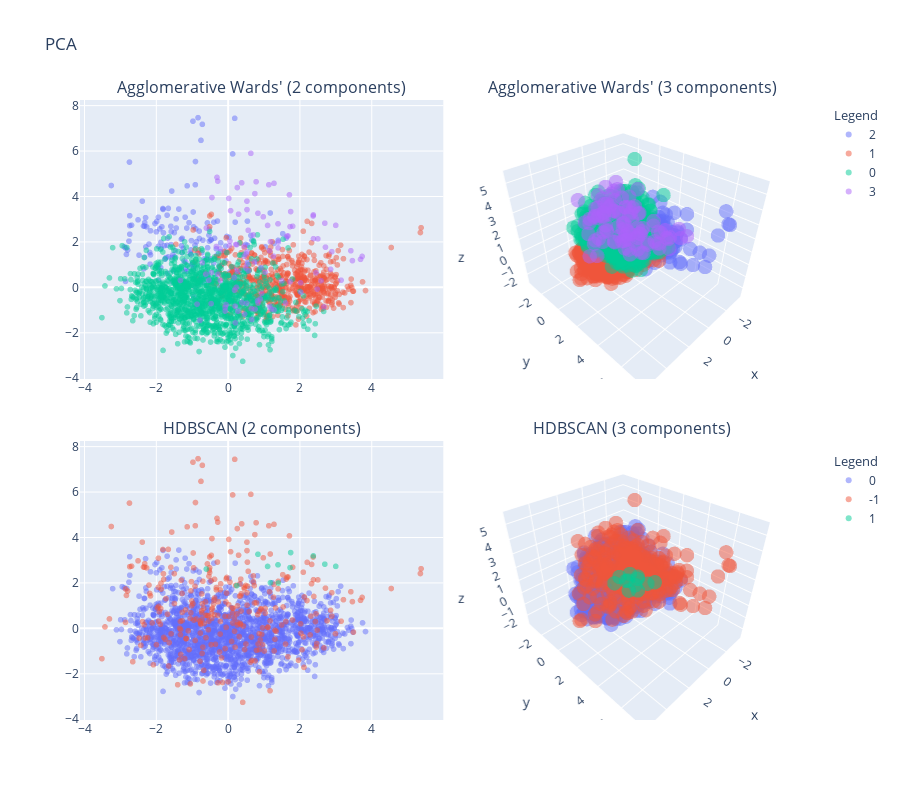

Here is the notebook cell this chart was saved with:
### Code cell
fig = make_subplots(
    rows=2, 
    cols=2, 
    vertical_spacing=0.1,
    horizontal_spacing=.01,
    specs=[[{"type":"scatter"}, {"type":"scatter3d"}],
           [{"type":"scatter"}, {"type":"scatter3d"}]],
    subplot_titles=["Agglomerative Wards' (2 components)", "Agglomerative Wards' (3 components)", 
                    "HDBSCAN (2 components)", "HDBSCAN (3 components)"]
)

hiear_pca_2d = px.scatter(x=pca_data_2[:,0], y=pca_data_2[:,1], color=hiearch_labs)
hiear_pca_3d = px.scatter_3d(x=pca_data_3[:,0], y=pca_data_3[:,1], z=pca_data_3[:,2], color=hiearch_labs)
dense_pca_2d = px.scatter(x=pca_data_2[:,0], y=pca_data_2[:,1], color=density_labs)
dense_pca_3d = px.scatter_3d(x=pca_data_3[:,0], y=pca_data_3[:,1], z=pca_data_3[:,2], color=density_labs)

hiear_pca_2d.update_traces(marker=dict(opacity=0.5), legendgroup=1, legendgrouptitle=dict(text="Legend"))
hiear_pca_3d.update_traces(marker=dict(size=5, opacity=0.5), showlegend=False)
dense_pca_2d.update_traces(marker=dict(opacity=0.5), legendgroup=2, legendgrouptitle=dict(text="Legend"))
dense_pca_3d.update_traces(marker=dict(size=5, opacity=0.5), showlegend=False)

fig.add_traces(
    hiear_pca_2d.data,
    rows=1,
    cols=1
)
fig.add_traces(
    hiear_pca_3d.data,
    rows=1,
    cols=2
)
fig.add_traces(
    dense_pca_2d.data,
    rows=2,
    cols=1
)
fig.add_traces(
    dense_pca_3d.data,
    rows=2,
    cols=2
)

fig.update_layout(title_text="PCA", height=800, legend_tracegroupgap = 250)
fig.show()

### Figure 1 — Plotly figure (JSON) as saved in the notebook; plotly's stock layout.template omitted (floating-point values rounded to 4 significant figures; data arrays with more than 128 entries replaced by an {"elided": "..."} marker saying what was removed)
{"data": [{"hovertemplate": "color=2<br>x=%{x}<br>y=%{y}<extra></extra>", "legendgroup": "1", "legendgrouptitle": {"text": "Legend"}, "marker": {"color": "#636efa", "opacity": 0.5, "symbol": "circle"}, "mode": "markers", "name": "2", "showlegend": true, "type": "scattergl", "x": {"elided": "166 float values"}, "xaxis": "x", "y": {"elided": "166 float values"}, "yaxis": "y"}, {"hovertemplate": "color=1<br>x=%{x}<br>y=%{y}<extra></extra>", "legendgroup": "1", "legendgrouptitle": {"text": "Legend"}, "marker": {"color": "#EF553B", "opacity": 0.5, "symbol": "circle"}, "mode": "markers", "name": "1", "showlegend": true, "type": "scattergl", "x": {"elided": "583 float values"}, "xaxis": "x", "y": {"elided": "583 float values"}, "yaxis": "y"}, {"hovertemplate": "color=0<br>x=%{x}<br>y=%{y}<extra></extra>", "legendgroup": "1", "legendgrouptitle": {"text": "Legend"}, "marker": {"color": "#00cc96", "opacity": 0.5, "symbol": "circle"}, "mode": "markers", "name": "0", "showlegend": true, "type": "scattergl", "x": {"elided": "1315 float values"}, "xaxis": "x", "y": {"elided": "1315 float values"}, "yaxis": "y"}, {"hovertemplate": "color=3<br>x=%{x}<br>y=%{y}<extra></extra>", "legendgroup": "1", "legendgrouptitle": {"text": "Legend"}, "marker": {"color": "#ab63fa", "opacity": 0.5, "symbol": "circle"}, "mode": "markers", "name": "3", "showlegend": true, "type": "scattergl", "x": [0.8992, 0.05464, -0.7813, 1.037, 1.286, 1.167, 0.8369, -0.2861, -0.4608, -0.07939, 0.2579, 0.2132, 0.5296, 0.6368, 1.397, 3.468, 1.645, 1.184, 0.5293, 0.0234, 2.383, 1.282, 0.749, 0.8342, 1.394, -0.6045, -0.4475, 0.9833, 1.104, 2.717, 0.03746, -0.7163, 0.7381, -0.3254, 0.5064, -0.2132, 0.4953, 0.5315, 0.6606, 0.9368, 2.859, 0.2943, 0.7841, -0.2862, 0.2453, 3.003, 1.747, 0.2591, 1.729, 1.672, 2.378, 1.267, 1.803, -0.3072, 0.3825, 0.5622, 1.137, 0.07157, 0.5274, 2.504, 2.032, 0.1741, 0.2772, 1.404, 2.894, 1.496, -0.6159, 1.158, -0.5353, 0.4491, 1.732, -0.8621, 0.1816, 2.024, 0.7067, 1.604, 3.694, 3.424, 0.7554, 2.674, -0.2181, 0.2057, 0.9193, 2.593, -0.05469, 0.3897, 2.487, 0.6532, 0.2329, 0.5676, 2.454, -0.0807, 0.8242, 3.153, 0.516, -1.327, 0.4464, 3.74, 1.2, 1.713, 0.461, 0.1972, 2.698, -0.4706, 2.373], "xaxis": "x", "y": [-0.5083, 2.037, -1.45, 0.6685, -0.9926, -0.8297, -0.6901, 0.5701, 0.6513, -1.042, 0.7194, 1.889, 1.564, 5.9, 1.738, 1.177, 2.255, 2.012, 3.422, 3.916, 2.142, 4.58, 4.127, 3.263, 2.798, 2.611, 3.954, 3.106, 2.726, 1.77, 1.835, 1.085, 1.119, 1.796, 1.473, 0.3072, 0.8492, 1.021, -1.413, -0.2649, 0.7947, 3.221, 4.648, 4.676, 1.883, 2.73, 3.335, 4.391, 2.672, 2.263, 3.19, 1.375, 2.69, 4.842, 4.601, 2.513, 4.517, 3.375, 3.795, 2.134, -0.2188, 0.4314, -1.05, 1.997, 1.571, 0.2863, 0.5788, 1.612, 0.3156, 1.37, 0.2503, -0.7385, -0.1258, 0.2021, 2.308, -0.6891, 1.233, 1.611, -0.9588, -0.8597, 1.697, -1.565, 0.8649, 0.2908, -0.7588, -0.6674, -0.08031, -0.9361, 0.00211, 0.7334, 0.641, -0.8909, -0.5819, 0.3148, -0.7028, 0.3049, 1.814, 1.363, -0.951, 4.073, -1.18, -0.8276, 2.825, -0.7161, 3.141], "yaxis": "y"}, {"hovertemplate": "color=2<br>x=%{x}<br>y=%{y}<br>z=%{z}<extra></extra>", "legendgroup": "2", "marker": {"color": "#636efa", "opacity": 0.5, "size": 5, "symbol": "circle"}, "mode": "markers", "name": "2", "scene": "scene", "showlegend": false, "type": "scatter3d", "x": {"elided": "166 float values"}, "y": {"elided": "166 float values"}, "z": {"elided": "166 float values"}}, {"hovertemplate": "color=1<br>x=%{x}<br>y=%{y}<br>z=%{z}<extra></extra>", "legendgroup": "1", "marker": {"color": "#EF553B", "opacity": 0.5, "size": 5, "symbol": "circle"}, "mode": "markers", "name": "1", "scene": "scene", "showlegend": false, "type": "scatter3d", "x": {"elided": "583 float values"}, "y": {"elided": "583 float values"}, "z": {"elided": "583 float values"}}, {"hovertemplate": "color=0<br>x=%{x}<br>y=%{y}<br>z=%{z}<extra></extra>", "legendgroup": "0", "marker": {"color": "#00cc96", "opacity": 0.5, "size": 5, "symbol": "circle"}, "mode": "markers", "name": "0", "scene": "scene", "showlegend": false, "type": "scatter3d", "x": {"elided": "1315 float values"}, "y": {"elided": "1315 float values"}, "z": {"elided": "1315 float values"}}, {"hovertemplate": "color=3<br>x=%{x}<br>y=%{y}<br>z=%{z}<extra></extra>", "legendgroup": "3", "marker": {"color": "#ab63fa", "opacity": 0.5, "size": 5, "symbol": "circle"}, "mode": "markers", "name": "3", "scene": "scene", "showlegend": false, "type": "scatter3d", "x": [0.8992, 0.05464, -0.7813, 1.037, 1.286, 1.167, 0.8369, -0.2861, -0.4608, -0.07939, 0.2579, 0.2132, 0.5296, 0.6368, 1.397, 3.468, 1.645, 1.184, 0.5293, 0.0234, 2.383, 1.282, 0.749, 0.8342, 1.394, -0.6045, -0.4475, 0.9833, 1.104, 2.717, 0.03746, -0.7163, 0.7381, -0.3254, 0.5064, -0.2132, 0.4953, 0.5315, 0.6606, 0.9368, 2.859, 0.2943, 0.7841, -0.2862, 0.2453, 3.003, 1.747, 0.2591, 1.729, 1.672, 2.378, 1.267, 1.803, -0.3072, 0.3825, 0.5622, 1.137, 0.07157, 0.5274, 2.504, 2.032, 0.1741, 0.2772, 1.404, 2.894, 1.496, -0.6159, 1.158, -0.5353, 0.4491, 1.732, -0.8621, 0.1816, 2.024, 0.7067, 1.604, 3.694, 3.424, 0.7554, 2.674, -0.2181, 0.2057, 0.9193, 2.593, -0.05469, 0.3897, 2.487, 0.6532, 0.2329, 0.5676, 2.454, -0.0807, 0.8242, 3.153, 0.516, -1.327, 0.4464, 3.74, 1.2, 1.713, 0.461, 0.1972, 2.698, -0.4706, 2.373], "y": [-0.5083, 2.037, -1.45, 0.6685, -0.9926, -0.8297, -0.6901, 0.5701, 0.6513, -1.042, 0.7194, 1.889, 1.564, 5.9, 1.738, 1.177, 2.255, 2.012, 3.422, 3.916, 2.142, 4.58, 4.127, 3.263, 2.798, 2.611, 3.954, 3.106, 2.726, 1.77, 1.835, 1.085, 1.119, 1.796, 1.473, 0.3072, 0.8492, 1.021, -1.413, -0.2649, 0.7947, 3.221, 4.648, 4.676, 1.883, 2.73, 3.335, 4.391, 2.672, 2.263, 3.19, 1.375, 2.69, 4.842, 4.601, 2.513, 4.517, 3.375, 3.795, 2.134, -0.2188, 0.4314, -1.05, 1.997, 1.571, 0.2863, 0.5788, 1.612, 0.3156, 1.37, 0.2503, -0.7385, -0.1258, 0.2021, 2.308, -0.6891, 1.233, 1.611, -0.9588, -0.8597, 1.697, -1.565, 0.8649, 0.2908, -0.7588, -0.6674, -0.08031, -0.9361, 0.00211, 0.7334, 0.641, -0.8909, -0.5819, 0.3148, -0.7028, 0.3049, 1.814, 1.363, -0.951, 4.073, -1.18, -0.8276, 2.825, -0.7161, 3.141], "z": [2.968, -0.07717, 2.971, 3.749, 2.598, 2.104, 2.243, 3.461, 1.654, 2.275, 0.7644, 2.969, 3.039, 3.434, 2.721, 3.426, 2.214, 0.7706, 3.252, 2.606, 4.148, 2.277, 2.102, 1.772, 1.71, 0.8239, 1.879, 0.9948, 1.119, 2.796, 1.381, 2.276, 2.178, 1.603, 1.391, 2.587, 0.5026, 1.882, 3.177, 4.285, 1.718, 2.732, 2.802, 2.902, 1.155, 2.637, 2.76, 2.327, 2.627, 4.174, 2.747, 3.244, 3.873, 2.328, 1.774, 2.123, 3.246, 1.38, 2.68, 2.126, 2.582, 1.103, 2.321, 1.633, 2.019, 1.608, 2.499, 0.6379, 2.506, -0.3764, 1.503, 2.677, 4.409, 3.442, 2.362, 2.292, 1.195, 1.282, 1.79, 3.798, 1.135, 2.696, 2.87, 1.066, 1.968, 1.893, 2.723, 2.025, 1.138, 0.4576, 1.569, 3.21, 1.241, 2.941, 2.783, 3.529, 3.55, 2.898, 1.867, 2.498, 1.548, 2.334, 2.967, 3.463, 3.287]}, {"hovertemplate": "color=0<br>x=%{x}<br>y=%{y}<extra></extra>", "legendgroup": "2", "legendgrouptitle": {"text": "Legend"}, "marker": {"color": "#636efa", "opacity": 0.5, "symbol": "circle"}, "mode": "markers", "name": "0", "showlegend": true, "type": "scattergl", "x": {"elided": "1852 float values"}, "xaxis": "x2", "y": {"elided": "1852 float values"}, "yaxis": "y2"}, {"hovertemplate": "color=-1<br>x=%{x}<br>y=%{y}<extra></extra>", "legendgroup": "2", "legendgrouptitle": {"text": "Legend"}, "marker": {"color": "#EF553B", "opacity": 0.5, "symbol": "circle"}, "mode": "markers", "name": "-1", "showlegend": true, "type": "scattergl", "x": {"elided": "305 float values"}, "xaxis": "x2", "y": {"elided": "305 float values"}, "yaxis": "y2"}, {"hovertemplate": "color=1<br>x=%{x}<br>y=%{y}<extra></extra>", "legendgroup": "2", "legendgrouptitle": {"text": "Legend"}, "marker": {"color": "#00cc96", "opacity": 0.5, "symbol": "circle"}, "mode": "markers", "name": "1", "showlegend": true, "type": "scattergl", "x": [1.184, 0.8342, 1.394, -0.6045, 1.104, 0.2453, 3.003, 1.747, 1.729, 2.378, 1.404, 2.698], "xaxis": "x2", "y": [2.012, 3.263, 2.798, 2.611, 2.726, 1.883, 2.73, 3.335, 2.672, 3.19, 1.997, 2.825], "yaxis": "y2"}, {"hovertemplate": "color=0<br>x=%{x}<br>y=%{y}<br>z=%{z}<extra></extra>", "legendgroup": "0", "marker": {"color": "#636efa", "opacity": 0.5, "size": 5, "symbol": "circle"}, "mode": "markers", "name": "0", "scene": "scene2", "showlegend": false, "type": "scatter3d", "x": {"elided": "1852 float values"}, "y": {"elided": "1852 float values"}, "z": {"elided": "1852 float values"}}, {"hovertemplate": "color=-1<br>x=%{x}<br>y=%{y}<br>z=%{z}<extra></extra>", "legendgroup": "-1", "marker": {"color": "#EF553B", "opacity": 0.5, "size": 5, "symbol": "circle"}, "mode": "markers", "name": "-1", "scene": "scene2", "showlegend": false, "type": "scatter3d", "x": {"elided": "305 float values"}, "y": {"elided": "305 float values"}, "z": {"elided": "305 float values"}}, {"hovertemplate": "color=1<br>x=%{x}<br>y=%{y}<br>z=%{z}<extra></extra>", "legendgroup": "1", "marker": {"color": "#00cc96", "opacity": 0.5, "size": 5, "symbol": "circle"}, "mode": "markers", "name": "1", "scene": "scene2", "showlegend": false, "type": "scatter3d", "x": [1.184, 0.8342, 1.394, -0.6045, 1.104, 0.2453, 3.003, 1.747, 1.729, 2.378, 1.404, 2.698], "y": [2.012, 3.263, 2.798, 2.611, 2.726, 1.883, 2.73, 3.335, 2.672, 3.19, 1.997, 2.825], "z": [0.7706, 1.772, 1.71, 0.8239, 1.119, 1.155, 2.637, 2.76, 2.627, 2.747, 1.633, 2.967]}], "layout": {"annotations": [{"font": {"size": 16}, "showarrow": false, "text": "Agglomerative Wards' (2 components)", "x": 0.2475, "xanchor": "center", "xref": "paper", "y": 1, "yanchor": "bottom", "yref": "paper"}, {"font": {"size": 16}, "showarrow": false, "text": "Agglomerative Wards' (3 components)", "x": 0.7525, "xanchor": "center", "xref": "paper", "y": 1, "yanchor": "bottom", "yref": "paper"}, {"font": {"size": 16}, "showarrow": false, "text": "HDBSCAN (2 components)", "x": 0.2475, "xanchor": "center", "xref": "paper", "y": 0.45, "yanchor": "bottom", "yref": "paper"}, {"font": {"size": 16}, "showarrow": false, "text": "HDBSCAN (3 components)", "x": 0.7525, "xanchor": "center", "xref": "paper", "y": 0.45, "yanchor": "bottom", "yref": "paper"}], "height": 800, "legend": {"tracegroupgap": 250}, "scene": {"domain": {"x": [0.505, 1], "y": [0.55, 1]}}, "scene2": {"domain": {"x": [0.505, 1], "y": [0, 0.45]}}, "title": {"text": "PCA"}, "xaxis": {"anchor": "y", "domain": [0, 0.495]}, "xaxis2": {"anchor": "y2", "domain": [0, 0.495]}, "yaxis": {"anchor": "x", "domain": [0.55, 1]}, "yaxis2": {"anchor": "x2", "domain": [0, 0.45]}}}
